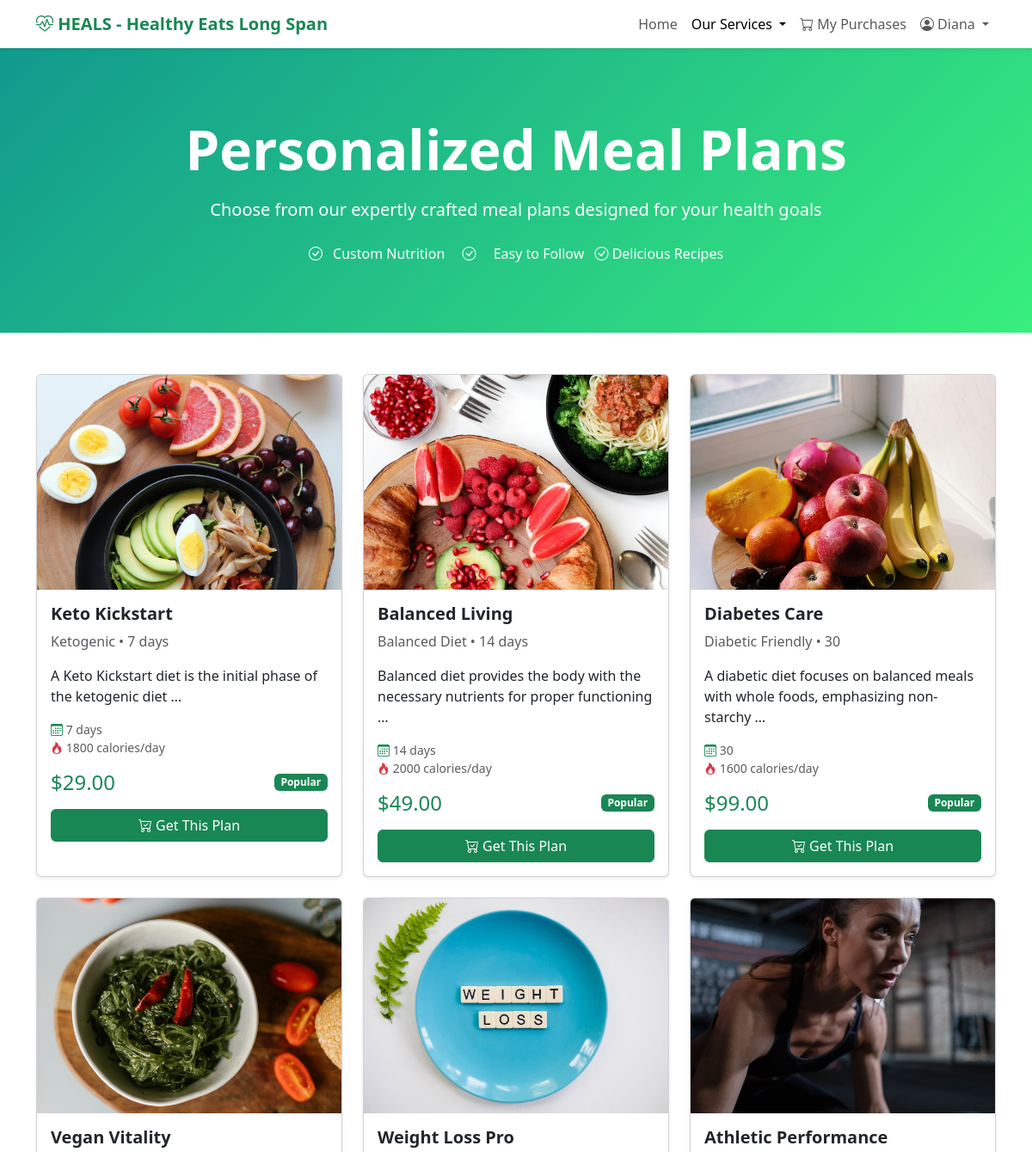
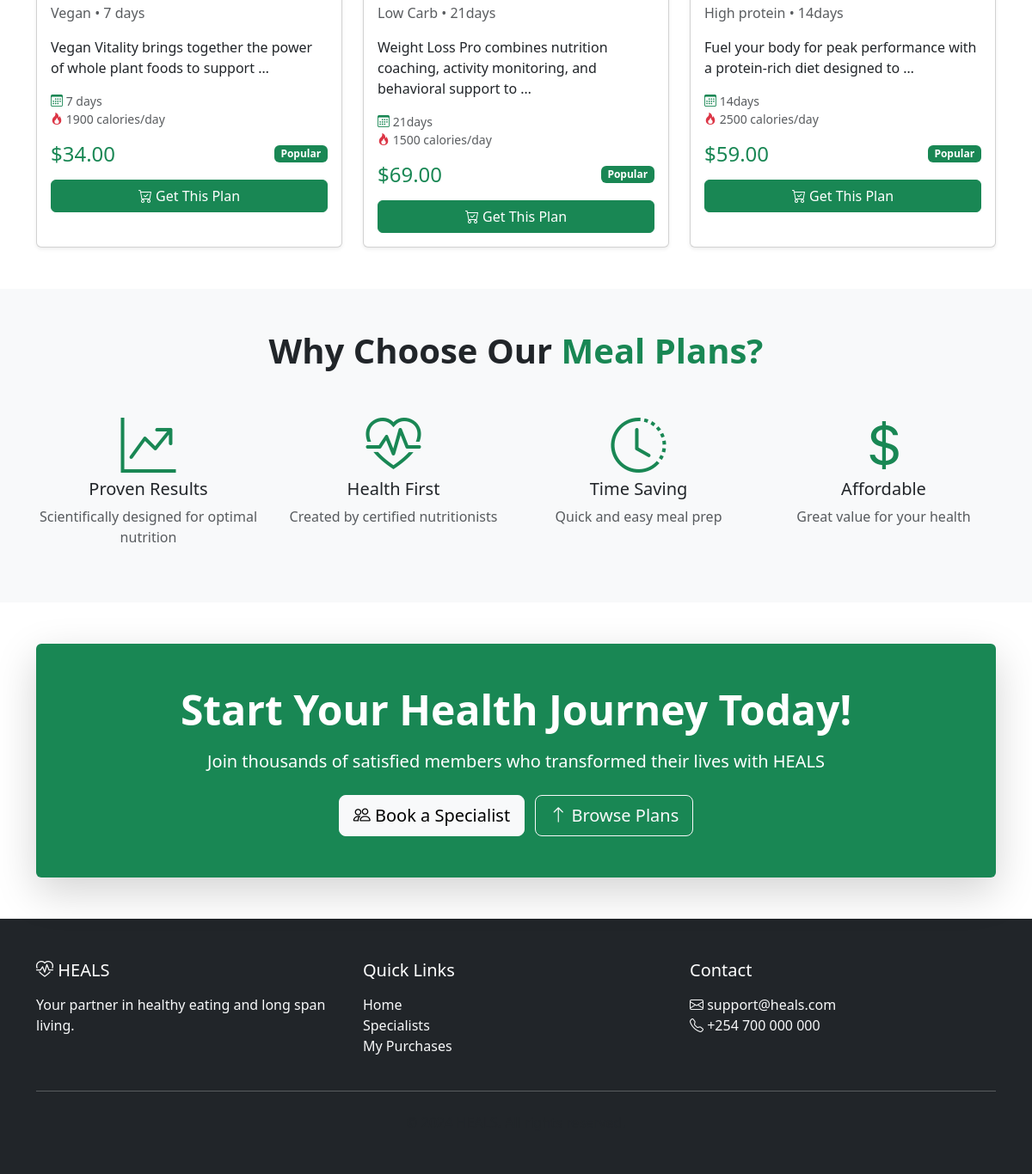
/meal-plans/ (signed in), run on the app's committed database (2 pictures, top to bottom).
### core/models.py (models this page shows, shortened)
class MealPlan(models.Model):
    name = models.CharField(max_length=200)
    description = models.TextField()
    diet_type = models.CharField(max_length=100)
    duration = models.CharField(max_length=50)
    calories = models.IntegerField()
    price = models.DecimalField(max_digits=6, decimal_places=2)
    image = models.ImageField(upload_to='meal-plans/', null=True, blank=True)

### core/views.py (the view)
# urls.py: path('meal-plans/', views.meal_plans, name='meal_plans'),
@login_required
def meal_plans(request):
    context = {'meal_plans': MealPlan.objects.all()}
    return render(request, 'meal-plans.html', context)

### core/templates/meal-plans.html (shortened to what this page needs)
<!DOCTYPE html>
{% load static %}
<html lang="en">
<head>
    <link href="https://cdn.jsdelivr.net/npm/bootstrap@5.3.2/dist/css/bootstrap.min.css" rel="stylesheet">
    <link rel="stylesheet" href="https://cdn.jsdelivr.net/npm/bootstrap-icons@1.11.1/font/bootstrap-icons.css">
</head>
<body>
    <nav class="navbar navbar-expand-lg navbar-light bg-white shadow-sm sticky-top">
        <div class="container">
            <a class="navbar-brand fw-bold text-success" href="{% url 'home' %}">
                <i class="bi bi-heart-pulse"></i> HEALS - Healthy Eats Long Span
            </a>
            <div class="collapse navbar-collapse" id="navbarNav">
                <ul class="navbar-nav ms-auto">
                    <li class="nav-item"><a class="nav-link" href="{% url 'home' %}">Home</a></li>
                    <li class="nav-item dropdown">
                        <a class="nav-link dropdown-toggle active" href="#" id="servicesDropdown" role="button" data-bs-toggle="dropdown" aria-expanded="false">
                            Our Services
                        </a>
                    </li>
                    <li class="nav-item"><a class="nav-link" href="{% url 'my_purchases' %}"><i class="bi bi-cart"></i> My Purchases</a></li>
                    <li class="nav-item dropdown">
                        <a class="nav-link dropdown-toggle" href="#" id="userDropdown" role="button" data-bs-toggle="dropdown" aria-expanded="false">
                            <i class="bi bi-person-circle"></i> {{ user.first_name }}
                        </a>
                    </li>
                </ul>
            </div>
        </div>
    </nav>
    <section class="hero-section">
        <div class="container text-center">
            <h1 class="display-3 fw-bold mb-3">Personalized Meal Plans</h1>
            <p class="lead">Choose from our expertly crafted meal plans designed for your health goals</p>
            <div class="mt-4">
                <i class="bi bi-check-circle me-2"></i> Custom Nutrition
                <i class="bi bi-check-circle mx-3"></i> Easy to Follow
                <i class="bi bi-check-circle ms-2"></i> Delicious Recipes
            </div>
        </div>
    </section>
    <div class="container py-5">
        <div class="row g-4">
            {% for plan in meal_plans %}
            <div class="col-md-4">
                <div class="card h-100 shadow-sm">
                    {% if plan.image %}
                    <img src="{{ plan.image.url }}" class="card-img-top" style="height:250px;object-fit:cover;" alt="{{ plan.name }}">
                    {% else %}
                    <img src="https://images.unsplash.com/photo-1546069901-ba9599a7e63c?w=400&h=250&fit=crop" class="card-img-top" alt="{{ plan.name }}">
                    {% endif %}
                    <div class="card-body">
                        <h5 class="card-title fw-bold">{{ plan.name }}</h5>
                        <p class="text-muted">{{ plan.diet_type }} • {{ plan.duration }}</p>
                        <p class="card-text">{{ plan.description|truncatewords:12 }}</p>
                        <ul class="list-unstyled small text-muted mb-3">
                            <li><i class="bi bi-calendar3 text-success"></i> {{ plan.duration }}</li>
                            <li><i class="bi bi-fire text-danger"></i> {{ plan.calories }} calories/day</li>
                        </ul>
                        <div class="d-flex justify-content-between align-items-center mb-3">
                            <span class="h4 mb-0 text-success">${{ plan.price }}</span>
                            <span class="badge bg-success">Popular</span>
                        </div>
                        <a href="{% url 'purchase_meal_plan' plan.pk %}" class="btn btn-success w-100">
                            <i class="bi bi-cart-check"></i> Get This Plan
                        </a>
                    </div>
                </div>
            </div>
            {% empty %}
            <div class="col-12 text-center py-5">
                <i class="bi bi-inbox display-1 text-muted"></i>
                <p class="text-muted mt-3">No meal plans available yet.</p>
            </div>
            {% endfor %}
        </div>
    </div>
    <section class="py-5 bg-light">
        <div class="container">
            <h2 class="text-center display-6 fw-bold mb-5">Why Choose Our <span class="text-success">Meal Plans?</span></h2>
            <div class="row g-4">
                <div class="col-md-3 text-center">
                    <i class="bi bi-graph-up-arrow display-3 text-success mb-3"></i>
                    <h5>Proven Results</h5>
                    <p class="text-muted">Scientifically designed for optimal nutrition</p>
                </div>
                <div class="col-md-3 text-center">
                    <i class="bi bi-heart-pulse display-3 text-success mb-3"></i>
                    <h5>Health First</h5>
                    <p class="text-muted">Created by certified nutritionists</p>
                </div>
                <div class="col-md-3 text-center">
                    <i class="bi bi-clock-history display-3 text-success mb-3"></i>
                    <h5>Time Saving</h5>
                    <p class="text-muted">Quick and easy meal prep</p>
                </div>
                <div class="col-md-3 text-center">
                    <i class="bi bi-currency-dollar display-3 text-success mb-3"></i>
                    <h5>Affordable</h5>
                    <p class="text-muted">Great value for your health</p>
                </div>
            </div>
        </div>
    </section>
    <section class="py-5">
        <div class="container">
            <div class="card bg-success text-white border-0 shadow-lg">
                <div class="card-body p-5 text-center">
                    <h2 class="display-5 fw-bold mb-3">Start Your Health Journey Today!</h2>
                    <p class="lead mb-4">Join thousands of satisfied members who transformed their lives with HEALS</p>
                    <a href="{% url 'specialists' %}" class="btn btn-light btn-lg me-2">
                        <i class="bi bi-people"></i> Book a Specialist
                    </a>
                    <a href="#" onclick="window.scrollTo(0,400)" class="btn btn-outline-light btn-lg">
                        <i class="bi bi-arrow-up"></i> Browse Plans
                    </a>
                </div>
            </div>
        </div>
    </section>
    <footer class="bg-dark text-white py-5">
        <div class="container">
            <div class="row">
                <div class="col-md-4">
                    <h5 class="mb-3"><i class="bi bi-heart-pulse"></i> HEALS</h5>
                    <p class="text-light">Your partner in healthy eating and long span living.</p>
                </div>
                <div class="col-md-4">
                    <h5 class="mb-3">Quick Links</h5>
                    <ul class="list-unstyled">
                        <li><a href="{% url 'home' %}" class="text-light text-decoration-none">Home</a></li>
                        <li><a href="{% url 'specialists' %}" class="text-light text-decoration-none">Specialists</a></li>
                        <li><a href="{% url 'my_purchases' %}" class="text-light text-decoration-none">My Purchases</a></li>
                    </ul>
                </div>
                <div class="col-md-4">
                    <h5 class="mb-3">Contact</h5>
                    <p class="text-light">
                        <i class="bi bi-envelope"></i> support@heals.com<br>
                        <i class="bi bi-telephone"></i> +254 700 000 000
                    </p>
                </div>
            </div>
            <hr class="my-4 bg-secondary">
            <p class="text-center text-muted mb-0">&copy; 2024 HEALS. All rights reserved.</p>
        </div>
    </footer>
</body>
</html>

### core/templates/meal-plans.html (style rules this page uses)
.hero-section { background: linear-gradient(135deg, #11998e 0%, #38ef7d 100%); color: white; padding: 80px 0; }
.card { transition: transform 0.3s; }

### data on the page
MealPlan: image (picture), name "Keto Kickstart", diet_type "Ketogenic", duration "7 days", description "A Keto Kickstart diet is the initial phase of the ketogenic diet …", calories "1800", price "29.00"
MealPlan: image (picture), name "Balanced Living", diet_type "Balanced Diet", duration "14 days", description "Balanced diet provides the body with the necessary nutrients for proper functioning …", calories "2000", price "49.00"
MealPlan: image (picture), name "Diabetes Care", diet_type "Diabetic Friendly", duration "30", description "A diabetic diet focuses on balanced meals with whole foods, emphasizing non-starchy …", calories "1600", price "99.00"
MealPlan: image (picture), name "Vegan Vitality", diet_type "Vegan", duration "7 days", description "Vegan Vitality brings together the power of whole plant foods to support …", calories "1900", price "34.00"
MealPlan: image (picture), name "Weight Loss Pro", diet_type "Low Carb", duration "21days", description "Weight Loss Pro combines nutrition coaching, activity monitoring, and behavioral support to …", calories "1500", price "69.00"
MealPlan: image (picture), name "Athletic Performance", diet_type "High protein", duration "14days", description "Fuel your body for peak performance with a protein-rich diet designed to …", calories "2500", price "59.00"

### other printed values
{{ user.first_name }} "Diana"
